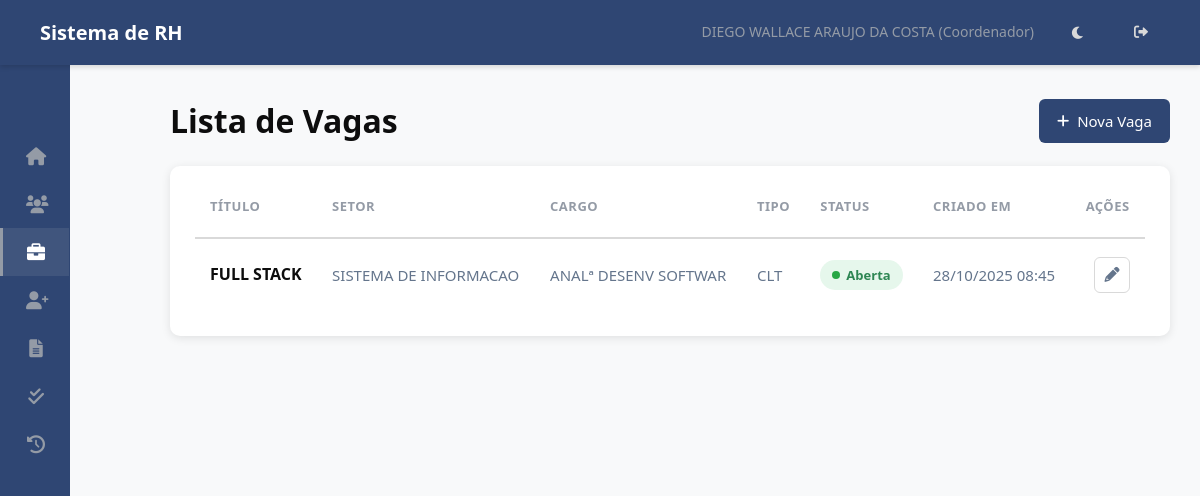
/vagas/ (signed in), run on an earlier commit of the app's database.
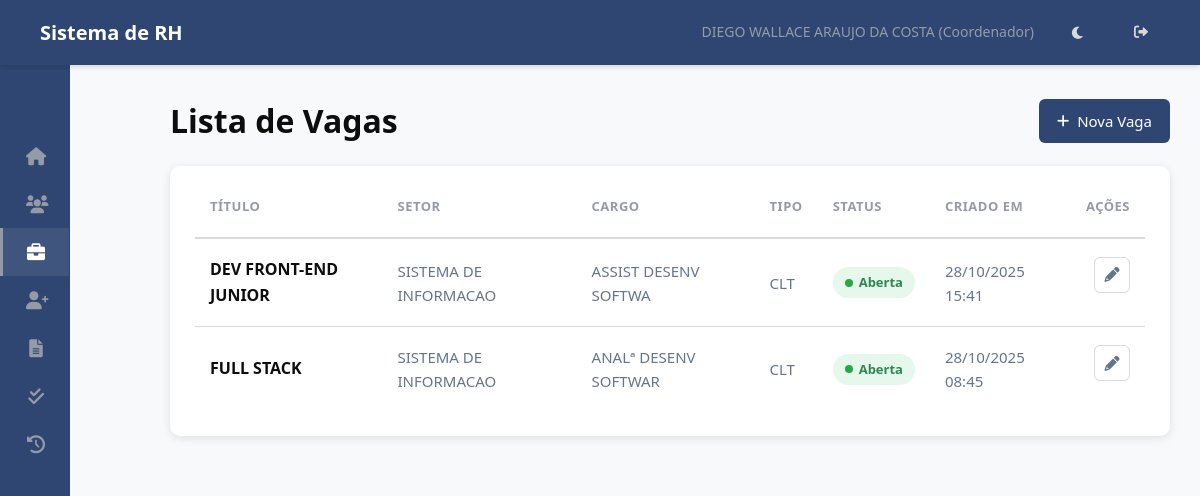
And on a later commit of the database.
### hierarquia/models.py (models this page shows, shortened)
class Vaga(models.Model):
    STATUS_CHOICES = [
        ('aberta', 'Aberta'),
        ('em_processo', 'Em Processo de Seleção'),
        ('congelada', 'Congelada'),
        ('fechada', 'Fechada'),
    ]
    TIPO_CONTRATACAO_CHOICES = [
        ('clt', 'CLT'),
        ('pj', 'PJ'),
        ('estagio', 'Estágio'),
        ('temporario', 'Temporário'),
        ('terceiro', 'Terceiro'),
    ]
    titulo = models.CharField(max_length=200, verbose_name="Título da Vaga/Cargo")
    setor = models.ForeignKey(Setor, on_delete=models.PROTECT, related_name='vagas', verbose_name="Setor da Vaga")
    cargo = models.ForeignKey(Cargo, on_delete=models.PROTECT, related_name='vagas', verbose_name="Cargo da Vaga")
    centro_custo = models.CharField(max_length=100, blank=True, verbose_name="Centro de Custo") # Adicionado
    tipo_contratacao = models.CharField(max_length=20, choices=TIPO_CONTRATACAO_CHOICES, default='clt', verbose_name="Tipo de Contratação")
    faixa_salarial_inicial = models.DecimalField(max_digits=10, decimal_places=2, null=True, blank=True, verbose_name="Faixa Salarial (Início)")
    faixa_salarial_final = models.DecimalField(max_digits=10, decimal_places=2, null=True, blank=True, verbose_name="Faixa Salarial (Fim)")
    requisitos_tecnicos = models.TextField(blank=True, verbose_name="Competências Técnicas")
    requisitos_comportamentais = models.TextField(blank=True, verbose_name="Competências Comportamentais")
    principais_atividades = models.TextField(blank=True, verbose_name="Principais Responsabilidades/Atividades")
    formacao_academica = models.TextField(blank=True, verbose_name="Formação Acadêmica") # Adicionado
    beneficios = models.TextField(blank=True, verbose_name="Benefícios") # Adicionado
    justificativa = models.TextField(verbose_name="Justificativa da Vaga (RH/DP)")
    status = models.CharField(max_length=20, choices=STATUS_CHOICES, default='aberta', verbose_name="Status da Vaga")
    criado_por = models.ForeignKey(Funcionario, on_delete=models.SET_NULL, null=True, related_name='vagas_criadas', verbose_name="Criado Por (RH/DP)")
    criado_em = models.DateTimeField(auto_now_add=True)
    atualizado_em = models.DateTimeField(auto_now=True)
    class Meta:
        verbose_name = "Vaga"
        verbose_name_plural = "Vagas"

class Setor(models.Model):
    nome = models.CharField(max_length=255, unique=True)
    descricao = models.TextField(blank=True, null=True)
    criado_em = models.DateTimeField(auto_now_add=True)
    atualizado_em = models.DateTimeField(auto_now=True)
    class Meta:
        ordering = ['nome']
        verbose_name = 'Setor'
        verbose_name_plural = 'Setores'

class Cargo(models.Model):
    NIVEL_CHOICES = [
        (1, 'Diretor'),
        (2, 'Gestor'),
        (3, 'Coordenador'),
        (4, 'Supervisor'),
        (5, 'ADM/Analista'), # E outros níveis operacionais
    ]
    nome = models.CharField(max_length=255, unique=True)
    nivel = models.IntegerField(choices=NIVEL_CHOICES)
    descricao = models.TextField(blank=True, null=True)
    criado_em = models.DateTimeField(auto_now_add=True)
    atualizado_em = models.DateTimeField(auto_now=True)
    class Meta:
        ordering = ['nivel', 'nome']
        verbose_name = 'Cargo'
        verbose_name_plural = 'Cargos'

### hierarquia/views.py (the view)
# urls.py: path('vagas/', views.VagaListView.as_view(), name='listar_vagas'),
class VagaListView(RHDPRequiredMixin, ListView):
    model = Vaga
    template_name = 'rh/vaga_list.html' # Criar este template
    context_object_name = 'vagas'
    ordering = ['-criado_em']

### hierarquia/templatetags/rh_tags.py (called while the page is built)
@register.simple_tag
def is_rh_or_dp(funcionario):
    if funcionario and funcionario.setor_primario:
        if funcionario.setor_primario.nome.upper() in (s.upper() for s in RH_DP_SETORES):
            return True
    return False

### hierarquia/views.py (called while the page is built)
    def test_func(self):
        try:
            self.funcionario_logado = Funcionario.objects.get(usuario=self.request.user)
            return True
        except Funcionario.DoesNotExist:
            self.permission_denied_message = 'Não foi encontrado um perfil de funcionário associado ao seu usuário.'
            return False

    def test_func(self):
        if not super().test_func(): return False # Verifica se tem funcionário
        return self.funcionario_logado.setor_primario and self.funcionario_logado.setor_primario.nome in ['RECURSOS HUMANOS', 'DEPARTAMENTO DE PESSOAL']

### templates/rh/vaga_list.html (shortened to what this page needs)
{% extends 'base.html' %}
{% load static %}
{% block extra_css %}
    <link rel="stylesheet" href="{% static 'css/rh/vaga_list.css' %}">
{% endblock extra_css %}
{% block content %}
<div class="vaga-list-container">
    <div style="display: flex; justify-content: space-between; align-items: center; margin-bottom: 20px;">
        <h1>Lista de Vagas</h1>
        <a href="{% url 'criar_vaga' %}" class="btn-add"><i class="fas fa-plus"></i> Nova Vaga</a>
    </div>
    {% if vagas %}
        <div class="table-responsive">
            <table class="data-table">
                <thead>
                    <tr>
                        <th>Título</th>
                        <th>Setor</th>
                        <th>Cargo</th>
                        <th>Tipo</th>
                        <th>Status</th>
                        <th>Criado Em</th>
                        <th>Ações</th>
                    </tr>
                </thead>
                <tbody>
                    {% for vaga in vagas %}
                    <tr>
                        <td><strong>{{ vaga.titulo }}</strong></td>
                        <td>{{ vaga.setor.nome }}</td>
                        <td>{{ vaga.cargo.nome }}</td>
                        <td>{{ vaga.get_tipo_contratacao_display }}</td>
                        <td><span class="status-badge status-{{ vaga.status }}">{{ vaga.get_status_display }}</span></td>
                        <td>{{ vaga.criado_em|date:"d/m/Y H:i" }}</td>
                        <td class="action-buttons">
                            <a href="{% url 'editar_vaga' vaga.pk %}" class="btn-edit"><i class="fas fa-pencil-alt"></i></a>
                        </td>
                    </tr>
                    {% endfor %}
                </tbody>
            </table>
        </div>
    {% else %}
        <p class="no-results">Nenhuma vaga cadastrada no momento.</p>
    {% endif %}
</div>
{% endblock content %}

What changed in the data, as far as the page shows it:
added Vaga: titulo "DEV FRONT-END JUNIOR", setor.nome "SISTEMA DE INFORMACAO", cargo.nome "ASSIST DESENV SOFTWA", tipo_contratacao "CLT", status "Aberta", criado_em "28/10/2025 15:41"
